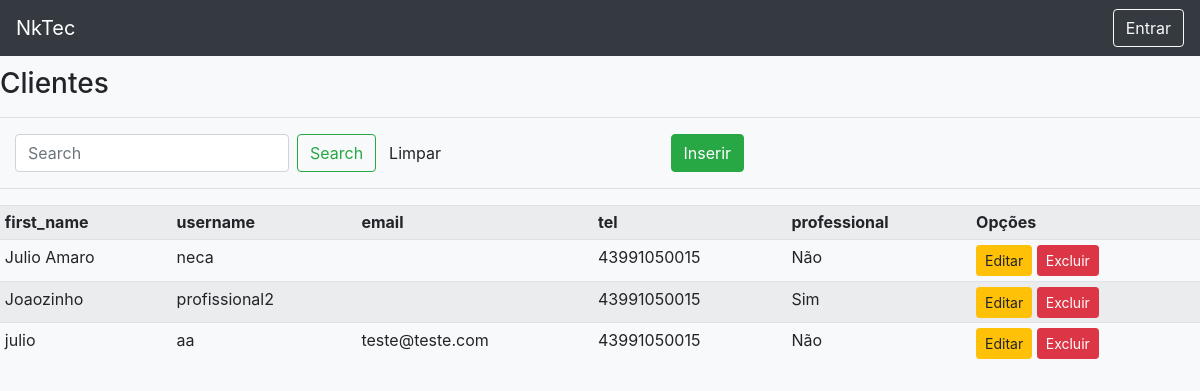
The app's page /list/users/, older data.
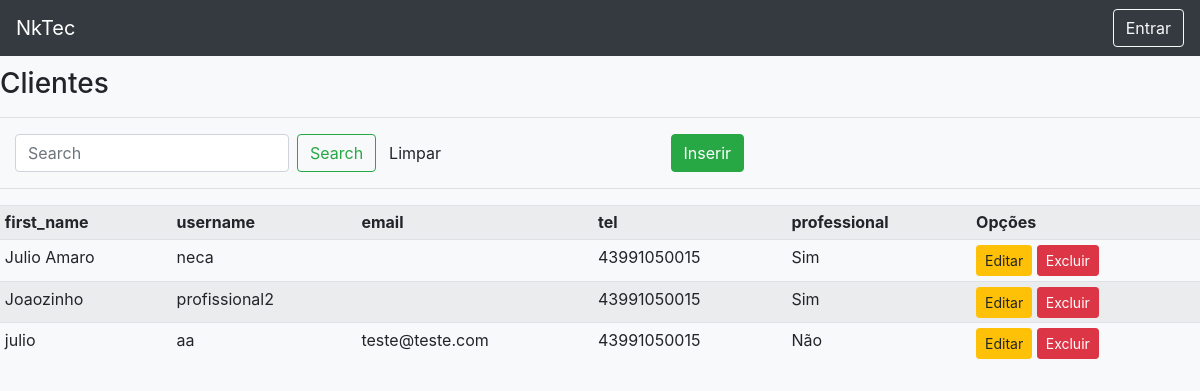
The same page, newer data.
### users/models.py (models this page shows)
class User(AbstractUser):
    pass
    client = models.BooleanField(blank=True, null=True, default=False)
    tel = models.CharField(max_length=11, blank=True,null=True, verbose_name="Telefone")
    professional = models.BooleanField(default=False)
    master = models.ForeignKey('User', blank=True,null=True, on_delete=models.PROTECT)

### registrations/views.py (the view)
# urls.py: path('list/users/', UserList.as_view(), name ='list-user'),
class UserList(ListView):
    model = User
    template_name = 'registrations/lists/users.html'

### registrations/templates/registrations/lists/users.html
{% extends 'pages/template.html' %}
{% load static %}
{% block content %}
<h3>Clientes</h3>
<hr>
<div class="row ml-auto">
    <div class="col-sm">
        <form method="get" class="form-inline my-2 my-lg-0 mt-2" action="">
            <input class="form-control mr-sm-2" type="search" value="{{request.GET.search}}" placeholder="Search" aria-label="Search" id="search"
                name="search" autofocus>
            <button class="btn btn-outline-success my-2 my-sm-0" type="submit">Search</button>
            <a href="{% url 'list-user' %}" class="btn">Limpar</a>
        </form>
    </div>
    <div class="col-sm">
        <a href="{% url 'create-user' %}" class="btn btn-success ml-5">Inserir</a>
    </div>
</div>
<hr>
<div class="table-responsive">
    <table class="table table-striped table-sm">
        <tr>
            <th>first_name</th>
            <th>username</th>
            <th>email</th>
            <th>tel</th>
            <th>professional</th>
            <th>Opções</th>
        </tr>
        {% for obj in object_list %}
        <tr>
            <td>{{obj.first_name}}</td>
            <td>{{obj.username}}</td>
            <td>{{obj.email}}</td>
            <td>{{obj.tel}}</td>
            {%if obj.professional%}
            <td>Sim</td>
            {%else%}
            <td>Não</td>
            {%endif%}
            <td>
                <a href="{% url 'edit-user' obj.pk %}" class="btn btn-warning btn-sm">Editar</a>
                <a href="{% url 'delete-user' obj.pk %}" class="btn btn-danger btn-sm">Excluir</a>
            </td>
        </tr>
        {% empty %}
        <tr>
            <td colspan="3">
                Nenhum Registro encontrado
            </td>
        </tr>
        {% endfor %}
    </table>
</div>
{% endblock %}

Row changes from the older to the newer data that the page shows:
changed User "Julio Amaro": professional "Não" → "Sim"
